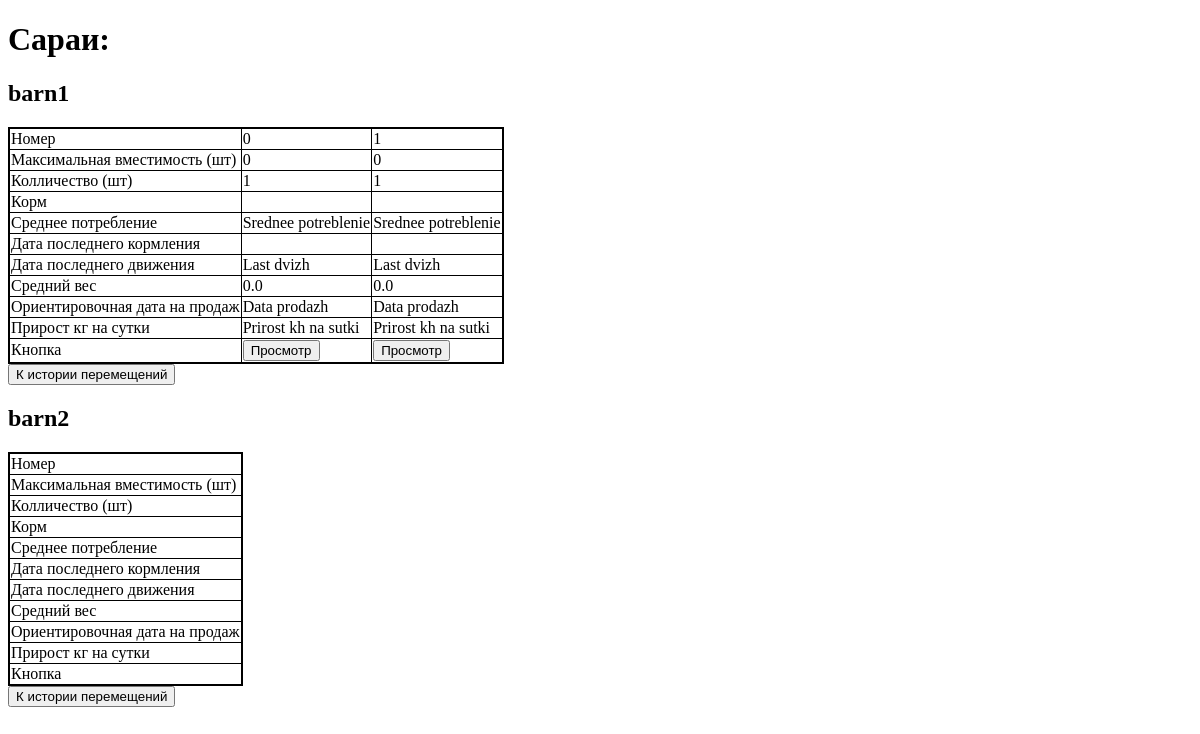
Before: /info/otkorm/ with the older database file.
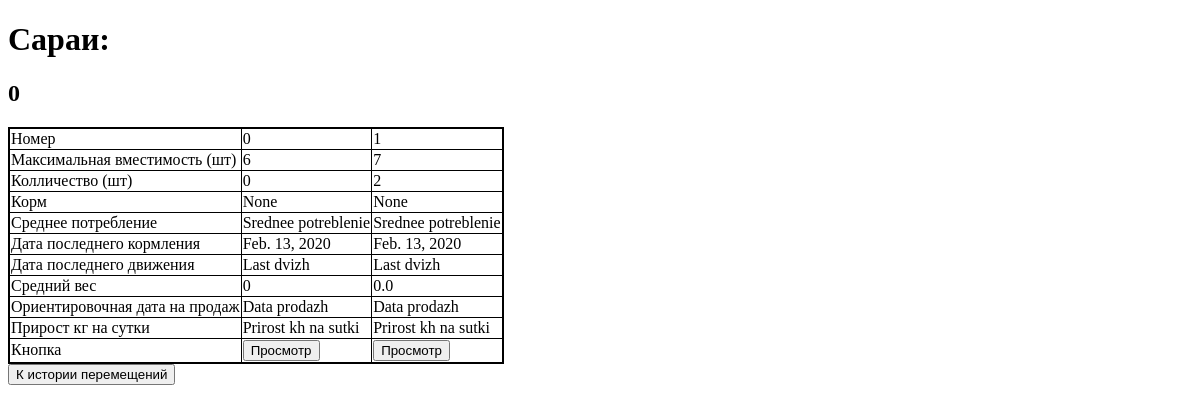
After: the same page with the newer database file.
### info/models.py (models this page shows, shortened)
class Barn(models.Model):
    name = models.CharField(max_length=30, default=0)
    type = models.ForeignKey(TypeOfBarn, null=True, blank=True, on_delete=models.SET_NULL)

class Cell(models.Model):
    barn = models.ForeignKey(Barn, on_delete=models.CASCADE)
    number = models.CharField(max_length=20, default=0)
    trough = models.ForeignKey(Trough, null=True, blank=True, on_delete=models.SET_NULL)
    capacity = models.IntegerField(default=0)  # Вместимость
    type = models.ForeignKey(TypeOfCell, null=True, blank=True, on_delete=models.SET_NULL)
    date_of_last_reweighting = models.DateField(auto_now=True)
    last_reweighting = models.FloatField(default=0)
    date_of_last_wash = models.DateField(auto_now=True)
    def count_of_animals(self):
        return self.animal_set.count()
    def average_weight(self):
        count_of_animals = self.count_of_animals()
        if count_of_animals == 2:
            min_weight = min([animal.last_weight for animal in self.animal_set.all()])
            return min_weight
        elif count_of_animals == 0:
            return 0
        summ_of_weights = 0
        count = 0
        for animal in self.animal_set.all():
            summ_of_weights += animal.last_weight
            count += 1
        return summ_of_weights / count

class Animal(models.Model):
    cell = models.ForeignKey(Cell, null=True, blank=True, on_delete=models.CASCADE)
    number = models.CharField(max_length=20, default="")
    number_of_group = models.CharField(max_length=20, default="")
    number_of_mother = models.CharField(max_length=20, default="")
    birthday = models.DateField(auto_now=True)
    weight_of_birth = models.FloatField(default=0)
    lovely_food = models.ForeignKey(TypeOfFood, null=True, blank=True ,on_delete=models.SET_NULL)
    special_marks = models.CharField(max_length=300, default="", null=True, blank=True)
    approximately_date_of_delivery = models.DateField(blank=True, null=True)
    date_of_delivery = models.DateField(blank=True, null=True)
    last_weight = models.FloatField(default=0)
    date_of_last_reweighting = models.DateField(auto_now=True)

class Trough(models.Model):
    type_of_food = models.ForeignKey(TypeOfFood, null=True, blank=True, on_delete=models.SET_NULL)
    date_of_last_feeding = models.DateField(auto_now=True)

### info/views.py (the view)
# urls.py: path("otkorm/", views.otkorm, name="otkorm"),
def otkorm(request):
    request.session.clear()
    context = {}
    context["barns"] = Barn.objects.all()
    return render(
        request,
        "otkorm.html",
        context=context
    )

### info/templates/otkorm.html (shortened to what this page needs)
{% extends 'base.html' %}
{% block title %}
{% load static %}
<link rel="stylesheet" type="text/css" href="{% static 'css/otkorm.css' %}">
{% endblock %}
{% block body %}
<h1>Сараи:</h1>
{% for barn in barns %}
<section class="Barn">
    <h2 class="barn_name">{{ barn.name }}</h2>
    <table>
        <tr>
            <td>Номер</td>
            {% for cell in barn.cell_set.all %}
            {% if cell.number == cell_from.number %}
            <td style="background-color:yellow">{{cell.number}}</td>
            {% else %}
            <td>{{cell.number}}</td>
            {% endif %}
            {% endfor %}
        </tr>
        <tr>
            <td>Максимальная вместимость (шт)</td>
            {% for cell in barn.cell_set.all %}
            <td>{{cell.capacity}}</td>
            {% endfor %}
        </tr>
        <tr>
            <td>Колличество (шт)</td>
            {% for cell in barn.cell_set.all %}
            {% if cell.number == cell_from.number %}
            <td>{{rest}} (- {{count_of_animals}})</td>
            {% else %}
            <td>{{cell.count_of_animals }}</td>
            {% endif %}
            {% endfor %}
        </tr>
        <tr>
            <td>Корм</td>
            {% for cell in barn.cell_set.all %}
            <td>{{cell.trough.type_of_food}}</td>
            {% endfor %}
        </tr>
        <tr>
            <td>Среднее потребление</td>
            {% for cell in barn.cell_set.all %}
            <td>Srednee potreblenie</td>
            {% endfor %}
        </tr>
        <tr>
            <td>Дата последнего кормления</td>
            {% for cell in barn.cell_set.all %}
            <td>{{ cell.trough.date_of_last_feeding }}</td>
            {% endfor %}
        </tr>
        <tr>
            <td>Дата последнего движения</td>
            {% for cell in barn.cell_set.all %}
            <td>Last dvizh</td>
            {% endfor %}
        </tr>
        <tr>
            <td>Средний вес</td>
            {% for cell in barn.cell_set.all %}
            <td>{{ cell.average_weight }}</td>
            {% endfor %}
        </tr>
        <tr>
            <td>Ориентировочная дата на продаж</td>
            {% for cell in barn.cell_set.all %}
            <td> Data prodazh </td>
            {% endfor %}
        </tr>
        <tr>
            <td>Прирост кг на сутки</td>
            {% for cell in barn.cell_set.all %}
            <td> Prirost kh na sutki </td>
            {% endfor %}
        </tr>
        <tr>
            <td> Кнопка </td>
            {% for cell in barn.cell_set.all %}
            {% if count_of_animals %}
            <td><a href="{% url 'info:cell_info' cell.number  %}"><button>Вставить</button></a></td>
            {% else %}
            <td><a href="{% url 'info:cell_info' cell.number  %}"><button>Просмотр</button></a></td>
            {% endif %}
            {% endfor %}
        </tr>
    </table>
</section>
<footer>
    <a href="{% url 'history:history' %}"><button> К истории перемещений </button></a>
</footer>
{% endfor %}
{% endblock %}

### info/templates/base.html (shortened to what this page needs)
<!DOCTYPE html>
<html lang="en">
<head>
    {% block title %}{% endblock %}
</head>
<body>
    {% block body %} {% endblock %}
</body>
</html>

### info/static/css/otkorm.css (style rules this page uses)
.Barn > table { border-collapse: collapse; border: 2px solid black; }
.Barn > table tr td { border: 1px solid black; }

Changed rows visible on the page:
removed Barn: name "barn2"
changed Barn: name "barn1" → "0"
changed Cell (number 1 of 2 on the later page): capacity "0" → "6"; count_of_animals "1" → "0"; trough.type_of_food (not shown) → "None"; trough.date_of_last_feeding (not shown) → "Feb. 13, 2020"; average_weight "0.0" → "0"
changed Cell (number 2 of 2 on the later page): capacity "0" → "7"; count_of_animals "1" → "2"; trough.type_of_food (not shown) → "None"; trough.date_of_last_feeding (not shown) → "Feb. 13, 2020"
